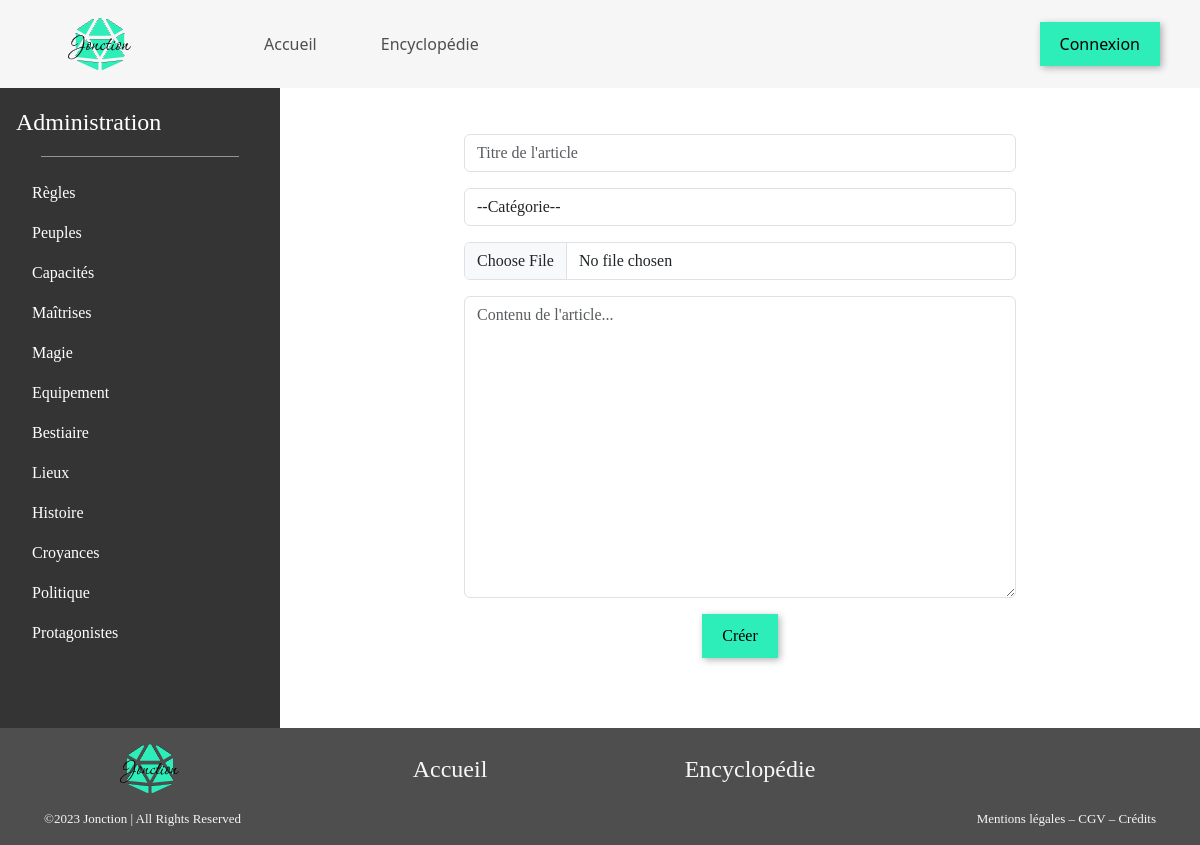
Page /creator.php on the committed database.
### tables this page shows
CREATE TABLE IF NOT EXISTS `categories` (
  `id` int NOT NULL AUTO_INCREMENT,
  `cat_name` varchar(45) DEFAULT NULL,
  PRIMARY KEY (`id`)
);

### classes/Utils.php (called while the page is built, shortened)
<?php
class Utils
{
  public static function selectFrom(object $pdo, string $tableName): array
  {
    $stmt = $pdo->query("SELECT * FROM $tableName");
    $table = $stmt->fetchAll();
    return $table;
  }
}

### data/datas.php (called while the page is built, shortened)
<?php
require_once __DIR__ . '/../classes/Utils.php';
try {
    $pdo = Utils::newPDO();
} catch (PDOException) {
    http_response_code(500);
    echo "La connexion à la BDD a échoué";
    exit;
}
$categories = Utils::selectFrom($pdo, 'categories');

### creator.php (the view, shortened to what this page needs)
<?php
$title = 'Nouvel Article';
require_once 'data/datas.php';
require_once 'layout/header.php';
?>
<main class="main_sidebar">
<?php require_once __DIR__ . '/layout/sidebar.php' ?>
    <div class="d-flex flex-column w-100">
        <form class="edit_form text-center" action="create.php" method="POST" enctype="multipart/form-data">
            <input class="form-control mb-3" type="text" name="title" id="title" placeholder="Titre de l'article"/>
            <select class="form-control mb-3" type="text" name="categorie" id="categorie" placeholder="Catégorie">
                <option value="">--Catégorie--</option>
            </select>
            <input class="form-control mb-3" type="file" name="image" id="image" placeholder="Image de l'article"/>
            <textarea class="form-control mb-3" name="content" id="content" rows="12" placeholder="Contenu de l'article..."/></textarea>
            <button type="submit">Créer</button>
        </form>
    </div>
</main>
<?php
require_once 'layout/footer.php';

### layout/sidebar.php
<?php require_once __DIR__ . '/../data/datas.php'; ?>
<div class="sidebar d-flex flex-column flex-shrink-0 p-3">
    <?php if ($title === 'Administration' || $title === 'Nouvel Article' || $title === 'Éditeur') { ?>
        <a href="admin.php" class="d-flex align-items-center mb-3 mb-md-0 me-md-auto text-white text-decoration-none">
            <span class="fs-4">
                <?php echo 'Administration';
    } else { ?>
        <a href="encyclopedie.php" class="d-flex align-items-center mb-3 mb-md-0 me-md-auto text-white text-decoration-none">
            <span class="fs-4">
                <?php echo 'Encyclopédie' ;
            } ?>
            </span>
        </a>
    <hr>
    <ul class="nav flex-column mb-auto">
    <?php foreach ($categories as $categorie) { ?>
        <li class="nav-item">
            <a href="categorie.php?name=<?php echo $categorie['cat_name']?>" class="nav-link <?php echo ($title === $categorie['cat_name']) ? 'nav_highlight' : 'text-white' ?>" aria-current="page"><?php echo $categorie['cat_name'] ?></a>
        </li>
    <?php } ?>
    </ul>
</div>

### assets/style.css (style rules this page uses)
main { font-family: 'Alegreya',Georgia,"Times New Roman",serif; }
button { background-color: #2dedb9; text-transform: uppercase; font-weight: 500; font-size: 14px; border: none; padding: 10px 20px; box-shadow: 2px 2px 7px 0px rgba(0,0,0,0.3); transition: all 300ms ease 0ms; }
.main_sidebar { display: flex; flex-wrap: nowrap; min-height: 80vh; }
hr { width: 10%; margin: 1rem auto !important; opacity: .5 !important; }
.sidebar { background-color: #353434; width: 280px; }
.sidebar hr { color: #f6f6f6; width: 80%; }
.edit_form { width: 60%; margin: 5% 20%; }

### rows in the picture
categories: cat_name "Règles"
categories: cat_name "Peuples"
categories: cat_name "Capacités"
categories: cat_name "Maîtrises"
categories: cat_name "Magie"
categories: cat_name "Equipement"
categories: cat_name "Bestiaire"
categories: cat_name "Lieux"
categories: cat_name "Histoire"
categories: cat_name "Croyances"
categories: cat_name "Politique"
categories: cat_name "Protagonistes"
